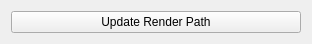
<?xml version="1.0" encoding="UTF-8"?>
<ui version="4.0">
 <class>SceneManager</class>
 <widget class="QWidget" name="SceneManager">
  <property name="geometry">
   <rect>
    <x>0</x>
    <y>0</y>
    <width>312</width>
    <height>41</height>
   </rect>
  </property>
  <property name="windowTitle">
   <string>Scene Manager</string>
  </property>
  <layout class="QVBoxLayout" name="verticalLayout">
   <item>
    <widget class="QPushButton" name="btn_updateRenderPath">
     <property name="text">
      <string>Update Render Path</string>
     </property>
    </widget>
   </item>
  </layout>
 </widget>
 <resources/>
 <connections/>
</ui>
